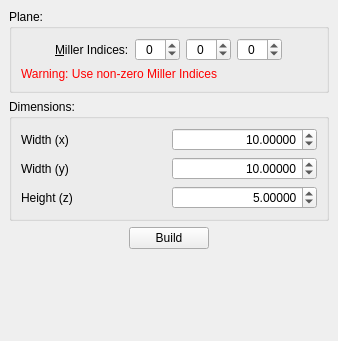
<?xml version="1.0" encoding="UTF-8"?>
<ui version="4.0">
 <class>CESlabBuilder</class>
 <widget class="QDockWidget" name="CESlabBuilder">
  <property name="geometry">
   <rect>
    <x>0</x>
    <y>0</y>
    <width>338</width>
    <height>341</height>
   </rect>
  </property>
  <property name="windowTitle">
   <string>Surface Slab Builder</string>
  </property>
  <widget class="QWidget" name="dockWidgetContents">
   <layout class="QVBoxLayout" name="verticalLayout">
    <item>
     <widget class="QGroupBox" name="groupBox">
      <property name="title">
       <string>Plane:</string>
      </property>
      <layout class="QVBoxLayout" name="verticalLayout_3">
       <item>
        <layout class="QHBoxLayout" name="horizontalLayout_3">
         <item>
          <spacer name="horizontalSpacer_5">
           <property name="orientation">
            <enum>Qt::Horizontal</enum>
           </property>
           <property name="sizeHint" stdset="0">
            <size>
             <width>40</width>
             <height>20</height>
            </size>
           </property>
          </spacer>
         </item>
         <item>
          <widget class="QLabel" name="label">
           <property name="sizePolicy">
            <sizepolicy hsizetype="Maximum" vsizetype="Preferred">
             <horstretch>0</horstretch>
             <verstretch>0</verstretch>
            </sizepolicy>
           </property>
           <property name="text">
            <string>&amp;Miller Indices:</string>
           </property>
           <property name="buddy">
            <cstring>spin_mi_l</cstring>
           </property>
          </widget>
         </item>
         <item>
          <widget class="QSpinBox" name="spin_mi_m">
           <property name="sizePolicy">
            <sizepolicy hsizetype="Fixed" vsizetype="Fixed">
             <horstretch>0</horstretch>
             <verstretch>0</verstretch>
            </sizepolicy>
           </property>
           <property name="maximumSize">
            <size>
             <width>45</width>
             <height>16777215</height>
            </size>
           </property>
           <property name="alignment">
            <set>Qt::AlignCenter</set>
           </property>
           <property name="minimum">
            <number>-99</number>
           </property>
          </widget>
         </item>
         <item>
          <widget class="QSpinBox" name="spin_mi_n">
           <property name="sizePolicy">
            <sizepolicy hsizetype="Fixed" vsizetype="Fixed">
             <horstretch>0</horstretch>
             <verstretch>0</verstretch>
            </sizepolicy>
           </property>
           <property name="maximumSize">
            <size>
             <width>45</width>
             <height>16777215</height>
            </size>
           </property>
           <property name="alignment">
            <set>Qt::AlignCenter</set>
           </property>
           <property name="minimum">
            <number>-99</number>
           </property>
          </widget>
         </item>
         <item>
          <widget class="QSpinBox" name="spin_mi_l">
           <property name="sizePolicy">
            <sizepolicy hsizetype="Fixed" vsizetype="Fixed">
             <horstretch>0</horstretch>
             <verstretch>0</verstretch>
            </sizepolicy>
           </property>
           <property name="minimumSize">
            <size>
             <width>0</width>
             <height>0</height>
            </size>
           </property>
           <property name="maximumSize">
            <size>
             <width>45</width>
             <height>16777215</height>
            </size>
           </property>
           <property name="layoutDirection">
            <enum>Qt::LeftToRight</enum>
           </property>
           <property name="alignment">
            <set>Qt::AlignCenter</set>
           </property>
           <property name="buttonSymbols">
            <enum>QAbstractSpinBox::UpDownArrows</enum>
           </property>
           <property name="minimum">
            <number>-99</number>
           </property>
           <property name="maximum">
            <number>99</number>
           </property>
          </widget>
         </item>
         <item>
          <spacer name="horizontalSpacer_2">
           <property name="orientation">
            <enum>Qt::Horizontal</enum>
           </property>
           <property name="sizeHint" stdset="0">
            <size>
             <width>40</width>
             <height>20</height>
            </size>
           </property>
          </spacer>
         </item>
        </layout>
       </item>
       <item>
        <widget class="QLabel" name="warningLabel">
         <property name="palette">
          <palette>
           <active>
            <colorrole role="WindowText">
             <brush brushstyle="SolidPattern">
              <color alpha="255">
               <red>255</red>
               <green>0</green>
               <blue>0</blue>
              </color>
             </brush>
            </colorrole>
           </active>
           <inactive>
            <colorrole role="WindowText">
             <brush brushstyle="SolidPattern">
              <color alpha="255">
               <red>255</red>
               <green>0</green>
               <blue>0</blue>
              </color>
             </brush>
            </colorrole>
           </inactive>
           <disabled>
            <colorrole role="WindowText">
             <brush brushstyle="SolidPattern">
              <color alpha="255">
               <red>69</red>
               <green>69</green>
               <blue>69</blue>
              </color>
             </brush>
            </colorrole>
           </disabled>
          </palette>
         </property>
         <property name="text">
          <string>Warning: Use non-zero Miller Indices</string>
         </property>
        </widget>
       </item>
      </layout>
     </widget>
    </item>
    <item>
     <widget class="QGroupBox" name="groupBox_2">
      <property name="title">
       <string>Dimensions:</string>
      </property>
      <layout class="QGridLayout" name="gridLayout">
       <item row="1" column="0">
        <widget class="QLabel" name="label_4">
         <property name="text">
          <string>Width (x)</string>
         </property>
        </widget>
       </item>
       <item row="2" column="0">
        <widget class="QLabel" name="label_5">
         <property name="text">
          <string>Width (y)</string>
         </property>
        </widget>
       </item>
       <item row="1" column="1">
        <widget class="QDoubleSpinBox" name="spin_slab_x">
         <property name="sizePolicy">
          <sizepolicy hsizetype="Preferred" vsizetype="Fixed">
           <horstretch>0</horstretch>
           <verstretch>0</verstretch>
          </sizepolicy>
         </property>
         <property name="alignment">
          <set>Qt::AlignRight|Qt::AlignTrailing|Qt::AlignVCenter</set>
         </property>
         <property name="decimals">
          <number>5</number>
         </property>
         <property name="minimum">
          <double>1.000000000000000</double>
         </property>
         <property name="maximum">
          <double>999.990000000000009</double>
         </property>
         <property name="value">
          <double>10.000000000000000</double>
         </property>
        </widget>
       </item>
       <item row="2" column="1">
        <widget class="QDoubleSpinBox" name="spin_slab_y">
         <property name="sizePolicy">
          <sizepolicy hsizetype="Preferred" vsizetype="Fixed">
           <horstretch>0</horstretch>
           <verstretch>0</verstretch>
          </sizepolicy>
         </property>
         <property name="alignment">
          <set>Qt::AlignRight|Qt::AlignTrailing|Qt::AlignVCenter</set>
         </property>
         <property name="decimals">
          <number>5</number>
         </property>
         <property name="minimum">
          <double>1.000000000000000</double>
         </property>
         <property name="maximum">
          <double>999.990000000000009</double>
         </property>
         <property name="singleStep">
          <double>1.000000000000000</double>
         </property>
         <property name="value">
          <double>10.000000000000000</double>
         </property>
        </widget>
       </item>
       <item row="3" column="0">
        <widget class="QLabel" name="label_2">
         <property name="text">
          <string>Height (z)</string>
         </property>
        </widget>
       </item>
       <item row="3" column="1">
        <widget class="QDoubleSpinBox" name="spin_slab_z">
         <property name="sizePolicy">
          <sizepolicy hsizetype="Preferred" vsizetype="Fixed">
           <horstretch>0</horstretch>
           <verstretch>0</verstretch>
          </sizepolicy>
         </property>
         <property name="alignment">
          <set>Qt::AlignRight|Qt::AlignTrailing|Qt::AlignVCenter</set>
         </property>
         <property name="decimals">
          <number>5</number>
         </property>
         <property name="minimum">
          <double>0.100000000000000</double>
         </property>
         <property name="maximum">
          <double>999.990000000000009</double>
         </property>
         <property name="singleStep">
          <double>1.000000000000000</double>
         </property>
         <property name="value">
          <double>5.000000000000000</double>
         </property>
        </widget>
       </item>
      </layout>
     </widget>
    </item>
    <item>
     <layout class="QHBoxLayout" name="horizontalLayout">
      <item>
       <spacer name="horizontalSpacer_3">
        <property name="orientation">
         <enum>Qt::Horizontal</enum>
        </property>
        <property name="sizeHint" stdset="0">
         <size>
          <width>40</width>
          <height>20</height>
         </size>
        </property>
       </spacer>
      </item>
      <item>
       <widget class="QPushButton" name="buildButton">
        <property name="text">
         <string>Build</string>
        </property>
       </widget>
      </item>
      <item>
       <spacer name="horizontalSpacer_4">
        <property name="orientation">
         <enum>Qt::Horizontal</enum>
        </property>
        <property name="sizeHint" stdset="0">
         <size>
          <width>40</width>
          <height>20</height>
         </size>
        </property>
       </spacer>
      </item>
     </layout>
    </item>
    <item>
     <spacer name="verticalSpacer">
      <property name="orientation">
       <enum>Qt::Vertical</enum>
      </property>
      <property name="sizeHint" stdset="0">
       <size>
        <width>20</width>
        <height>40</height>
       </size>
      </property>
     </spacer>
    </item>
   </layout>
  </widget>
 </widget>
 <resources/>
 <connections/>
</ui>
